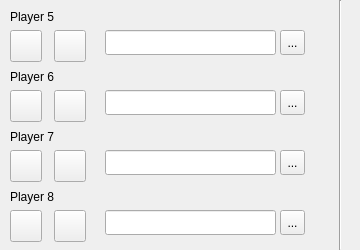
     <widget class="QWidget" name="widget_24" native="true">
      <property name="geometry">
       <rect>
        <x>390</x>
        <y>10</y>
        <width>360</width>
        <height>250</height>
       </rect>
      </property>
      <widget class="QPushButton" name="PLay_5">
       <property name="geometry">
        <rect>
         <x>10</x>
         <y>30</y>
         <width>32</width>
         <height>32</height>
        </rect>
       </property>
       <property name="font">
        <font>
         <family>Analecta</family>
         <pointsize>12</pointsize>
         <italic>false</italic>
         <kerning>true</kerning>
        </font>
       </property>
       <property name="autoFillBackground">
        <bool>false</bool>
       </property>
       <property name="icon">
        <iconset resource="icones.qrc">
         <normaloff>:/Icones_logiciel/Play.ico</normaloff>:/Icones_logiciel/Play.ico</iconset>
       </property>
      </widget>
      <widget class="QLabel" name="label_36">
       <property name="geometry">
        <rect>
         <x>10</x>
         <y>6</y>
         <width>71</width>
         <height>21</height>
        </rect>
       </property>
       <property name="text">
        <string>Player 5</string>
       </property>
      </widget>
      <widget class="QLabel" name="label_37">
       <property name="geometry">
        <rect>
         <x>10</x>
         <y>66</y>
         <width>71</width>
         <height>21</height>
        </rect>
       </property>
       <property name="text">
        <string>Player 6</string>
       </property>
      </widget>
      <widget class="QLabel" name="label_38">
       <property name="geometry">
        <rect>
         <x>10</x>
         <y>126</y>
         <width>71</width>
         <height>21</height>
        </rect>
       </property>
       <property name="text">
        <string>Player 7</string>
       </property>
      </widget>
      <widget class="QLabel" name="label_39">
       <property name="geometry">
        <rect>
         <x>10</x>
         <y>186</y>
         <width>71</width>
         <height>21</height>
        </rect>
       </property>
       <property name="text">
        <string>Player 8</string>
       </property>
      </widget>
      <widget class="QLineEdit" name="URl_5">
       <property name="geometry">
        <rect>
         <x>105</x>
         <y>30</y>
         <width>171</width>
         <height>25</height>
        </rect>
       </property>
       <property name="echoMode">
        <enum>QLineEdit::Normal</enum>
       </property>
      </widget>
      <widget class="QToolButton" name="openFile_5">
       <property name="geometry">
        <rect>
         <x>280</x>
         <y>30</y>
         <width>25</width>
         <height>25</height>
        </rect>
       </property>
       <property name="text">
        <string>...</string>
       </property>
       <property name="icon">
        <iconset resource="icones.qrc">
         <normaloff>:/Icones_logiciel/new icone bleu.ico</normaloff>:/Icones_logiciel/new icone bleu.ico</iconset>
       </property>
      </widget>
      <widget class="QPushButton" name="Stop_5">
       <property name="geometry">
        <rect>
         <x>54</x>
         <y>30</y>
         <width>32</width>
         <height>32</height>
        </rect>
       </property>
       <property name="text">
        <string/>
       </property>
       <property name="icon">
        <iconset resource="icones.qrc">
         <normaloff>:/Icones_logiciel/Stop.ico</normaloff>:/Icones_logiciel/Stop.ico</iconset>
       </property>
      </widget>
      <widget class="QPushButton" name="Stop_6">
       <property name="geometry">
        <rect>
         <x>54</x>
         <y>90</y>
         <width>32</width>
         <height>32</height>
        </rect>
       </property>
       <property name="text">
        <string/>
       </property>
       <property name="icon">
        <iconset resource="icones.qrc">
         <normaloff>:/Icones_logiciel/Stop.ico</normaloff>:/Icones_logiciel/Stop.ico</iconset>
       </property>
       <property name="default">
        <bool>false</bool>
       </property>
      </widget>
      <widget class="QToolButton" name="openFile_6">
       <property name="geometry">
        <rect>
         <x>280</x>
         <y>90</y>
         <width>25</width>
         <height>25</height>
        </rect>
       </property>
       <property name="text">
        <string>...</string>
       </property>
       <property name="icon">
        <iconset resource="icones.qrc">
         <normaloff>:/Icones_logiciel/new icone bleu.ico</normaloff>:/Icones_logiciel/new icone bleu.ico</iconset>
       </property>
      </widget>
      <widget class="QLineEdit" name="URl_6">
       <property name="geometry">
        <rect>
         <x>105</x>
         <y>90</y>
         <width>171</width>
         <height>25</height>
        </rect>
       </property>
       <property name="echoMode">
        <enum>QLineEdit::Normal</enum>
       </property>
      </widget>
      <widget class="QPushButton" name="PLay_6">
       <property name="geometry">
        <rect>
         <x>10</x>
         <y>90</y>
         <width>32</width>
         <height>32</height>
        </rect>
       </property>
       <property name="text">
        <string/>
       </property>
       <property name="icon">
        <iconset resource="icones.qrc">
         <normaloff>:/Icones_logiciel/Play.ico</normaloff>:/Icones_logiciel/Play.ico</iconset>
       </property>
      </widget>
      <widget class="QPushButton" name="Stop_7">
       <property name="geometry">
        <rect>
         <x>54</x>
         <y>150</y>
         <width>32</width>
         <height>32</height>
        </rect>
       </property>
       <property name="text">
        <string/>
       </property>
       <property name="icon">
        <iconset resource="icones.qrc">
         <normaloff>:/Icones_logiciel/Stop.ico</normaloff>:/Icones_logiciel/Stop.ico</iconset>
       </property>
      </widget>
      <widget class="QToolButton" name="openFile_7">
       <property name="geometry">
        <rect>
         <x>280</x>
         <y>150</y>
         <width>25</width>
         <height>25</height>
        </rect>
       </property>
       <property name="text">
        <string>...</string>
       </property>
       <property name="icon">
        <iconset resource="icones.qrc">
         <normaloff>:/Icones_logiciel/new icone bleu.ico</normaloff>:/Icones_logiciel/new icone bleu.ico</iconset>
       </property>
      </widget>
      <widget class="QLineEdit" name="URl_7">
       <property name="geometry">
        <rect>
         <x>105</x>
         <y>150</y>
         <width>171</width>
         <height>25</height>
        </rect>
       </property>
       <property name="echoMode">
        <enum>QLineEdit::Normal</enum>
       </property>
      </widget>
      <widget class="QPushButton" name="PLay_7">
       <property name="geometry">
        <rect>
         <x>10</x>
         <y>150</y>
         <width>32</width>
         <height>32</height>
        </rect>
       </property>
       <property name="text">
        <string/>
       </property>
       <property name="icon">
        <iconset resource="icones.qrc">
         <normaloff>:/Icones_logiciel/Play.ico</normaloff>:/Icones_logiciel/Play.ico</iconset>
       </property>
      </widget>
      <widget class="QPushButton" name="Stop_8">
       <property name="geometry">
        <rect>
         <x>54</x>
         <y>210</y>
         <width>32</width>
         <height>32</height>
        </rect>
       </property>
       <property name="text">
        <string/>
       </property>
       <property name="icon">
        <iconset resource="icones.qrc">
         <normaloff>:/Icones_logiciel/Stop.ico</normaloff>:/Icones_logiciel/Stop.ico</iconset>
       </property>
      </widget>
      <widget class="QToolButton" name="openFile_8">
       <property name="geometry">
        <rect>
         <x>280</x>
         <y>210</y>
         <width>25</width>
         <height>25</height>
        </rect>
       </property>
       <property name="text">
        <string>...</string>
       </property>
       <property name="icon">
        <iconset resource="icones.qrc">
         <normaloff>:/Icones_logiciel/new icone bleu.ico</normaloff>:/Icones_logiciel/new icone bleu.ico</iconset>
       </property>
      </widget>
      <widget class="QLineEdit" name="URl_8">
       <property name="geometry">
        <rect>
         <x>105</x>
         <y>210</y>
         <width>171</width>
         <height>25</height>
        </rect>
       </property>
       <property name="echoMode">
        <enum>QLineEdit::Normal</enum>
       </property>
      </widget>
      <widget class="QPushButton" name="PLay_8">
       <property name="geometry">
        <rect>
         <x>10</x>
         <y>210</y>
         <width>32</width>
         <height>32</height>
        </rect>
       </property>
       <property name="text">
        <string/>
       </property>
       <property name="icon">
        <iconset resource="icones.qrc">
         <normaloff>:/Icones_logiciel/Play.ico</normaloff>:/Icones_logiciel/Play.ico</iconset>
       </property>
      </widget>
      <widget class="Line" name="line_25">
       <property name="geometry">
        <rect>
         <x>320</x>
         <y>0</y>
         <width>41</width>
         <height>250</height>
        </rect>
       </property>
       <property name="orientation">
        <enum>Qt::Vertical</enum>
       </property>
      </widget>
     </widget>
